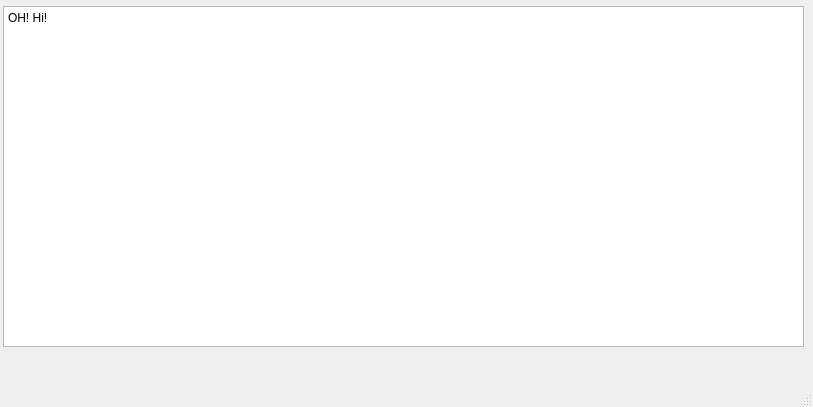
<?xml version="1.0" encoding="UTF-8"?>
<ui version="4.0">
 <class>MainWindow</class>
 <widget class="QMainWindow" name="MainWindow">
  <property name="geometry">
   <rect>
    <x>0</x>
    <y>0</y>
    <width>813</width>
    <height>407</height>
   </rect>
  </property>
  <property name="windowTitle">
   <string>Hello QtPy</string>
  </property>
  <widget class="QWidget" name="centralwidget">
   <widget class="QPlainTextEdit" name="plainTextEdit">
    <property name="geometry">
     <rect>
      <x>3</x>
      <y>6</y>
      <width>801</width>
      <height>341</height>
     </rect>
    </property>
    <property name="plainText">
     <string>OH! Hi!</string>
    </property>
   </widget>
  </widget>
  <widget class="QMenuBar" name="menubar">
   <property name="geometry">
    <rect>
     <x>0</x>
     <y>0</y>
     <width>813</width>
     <height>26</height>
    </rect>
   </property>
  </widget>
  <widget class="QStatusBar" name="statusbar"/>
 </widget>
 <resources/>
 <connections/>
</ui>
